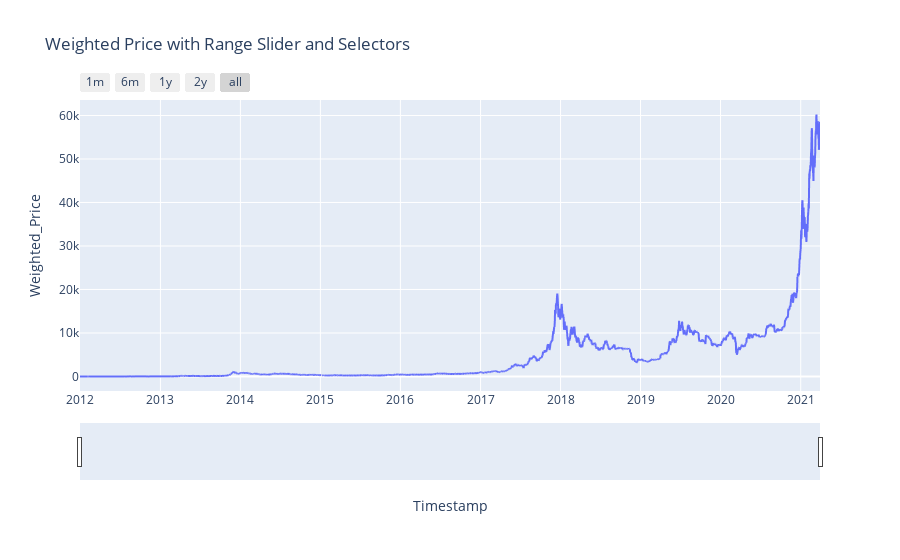

Source (notebook cell):
### Markdown cell above
# Plotting using Plotly

Plotly allows us to make interactve charts which are pretty useful in financial analysis. 

* The **range-sliders** can be used to zoom-in and zoom-out.
* The **range-selectors** can be used to select the range.

### Code cell
import plotly.express as px

bitstamp_daily.reset_index(inplace=True)
fig = px.line(bitstamp_daily, x='Timestamp', y='Weighted_Price', title='Weighted Price with Range Slider and Selectors')
fig.update_layout(hovermode="x")

fig.update_xaxes(
    rangeslider_visible=True,
    rangeselector=dict(
        buttons=list([
            dict(count=1, label="1m", step="month", stepmode="backward"),
            dict(count=6, label="6m", step="month", stepmode="backward"),
            dict(count=1, label="1y", step="year", stepmode="backward"),
            dict(count=2, label="2y", step="year", stepmode="backward"),
            dict(step="all")
            
        ])
    )
)
fig.show()

### Figure 1 — Plotly figure (JSON) as saved in the notebook; plotly's stock layout.template omitted (floating-point values rounded to 4 significant figures; data arrays with more than 128 entries replaced by an {"elided": "..."} marker saying what was removed)
{"data": [{"hovertemplate": "Timestamp=%{x}<br>Weighted_Price=%{y}<extra></extra>", "legendgroup": "", "line": {"color": "#636efa", "dash": "solid"}, "marker": {"symbol": "circle"}, "mode": "lines", "name": "", "showlegend": false, "type": "scattergl", "x": {"elided": "3378 str values"}, "xaxis": "x", "y": {"elided": "3378 float values"}, "yaxis": "y"}], "layout": {"hovermode": "x", "legend": {"tracegroupgap": 0}, "title": {"text": "Weighted Price with Range Slider and Selectors"}, "xaxis": {"anchor": "y", "domain": [0, 1], "rangeselector": {"buttons": [{"count": 1, "label": "1m", "step": "month", "stepmode": "backward"}, {"count": 6, "label": "6m", "step": "month", "stepmode": "backward"}, {"count": 1, "label": "1y", "step": "year", "stepmode": "backward"}, {"count": 2, "label": "2y", "step": "year", "stepmode": "backward"}, {"step": "all"}]}, "rangeslider": {"visible": true}, "title": {"text": "Timestamp"}}, "yaxis": {"anchor": "x", "domain": [0, 1], "title": {"text": "Weighted_Price"}}}}
